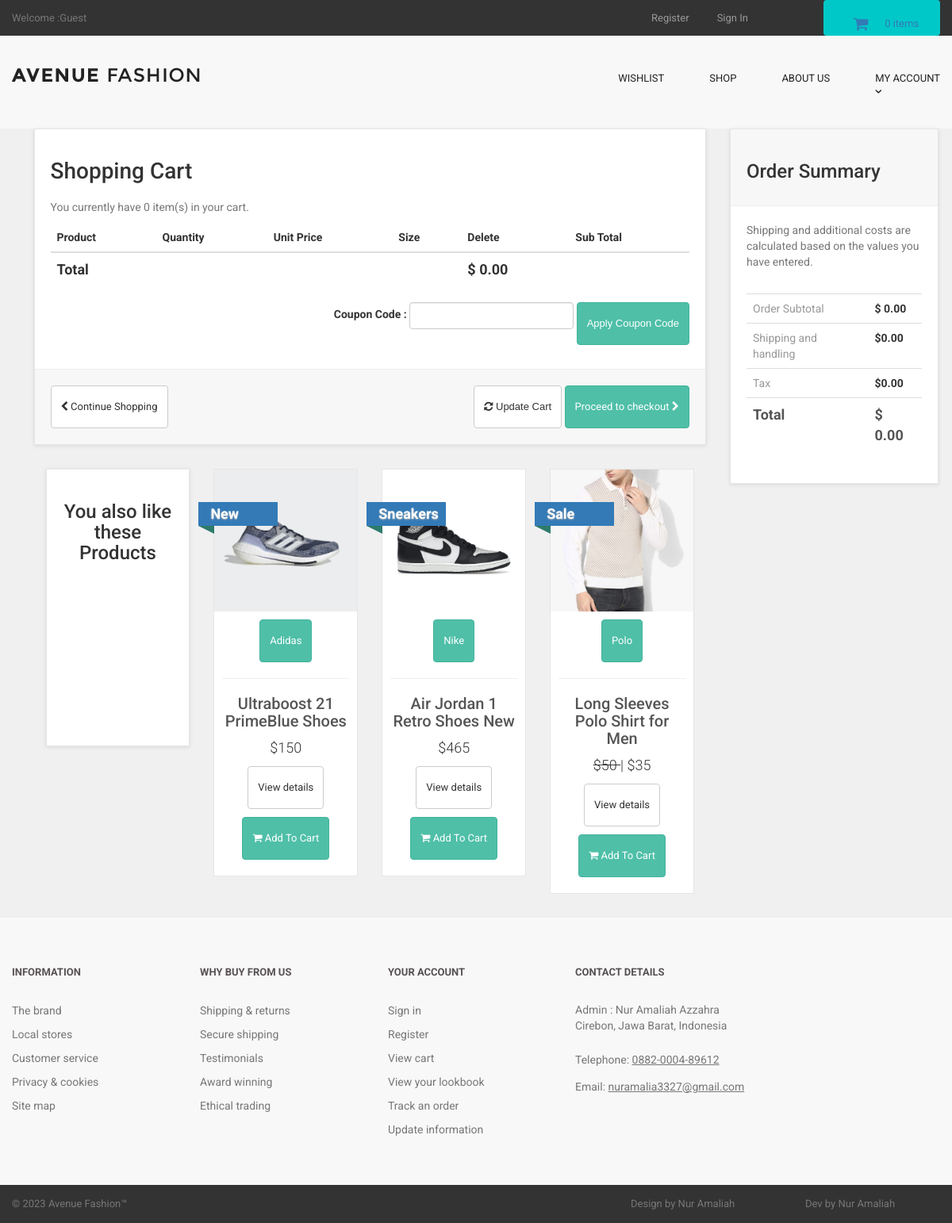
The page /cart_body.php on the database its author committed.
### tables this page shows
CREATE TABLE `products` (
  `product_id` int(10) NOT NULL,
  `p_cat_id` int(10) NOT NULL,
  `cat_id` int(10) NOT NULL,
  `manufacturer_id` int(10) NOT NULL,
  `date` timestamp NOT NULL DEFAULT current_timestamp() ON UPDATE current_timestamp(),
  `product_title` text NOT NULL,
  `product_url` text NOT NULL,
  `product_img1` text NOT NULL,
  `product_img2` text NOT NULL,
  `product_img3` text NOT NULL,
  `product_price` int(10) NOT NULL,
  `product_psp_price` int(100) NOT NULL,
  `product_desc` text NOT NULL,
  `product_features` text NOT NULL,
  `product_video` text NOT NULL,
  `product_keywords` text NOT NULL,
  `product_label` text NOT NULL,
  `status` varchar(255) NOT NULL
);

CREATE TABLE `manufacturers` (
  `manufacturer_id` int(10) NOT NULL,
  `manufacturer_title` text NOT NULL,
  `manufacturer_top` text NOT NULL,
  `manufacturer_image` text NOT NULL
);

### cart_body.php (the view, shortened to what this page needs)
<?php
include("includes/db.php");
include("includes/header.php");
include("functions/functions.php");
include("includes/main.php");
?>
<div id="content">
    <div class="container">
        <div class="col-md-9" id="cart">
            <div class="box">
                <form action="cart.php" method="post" enctype="multipart-form-data">
                    <h1> Shopping Cart </h1>
                    <?php
                    $ip_add = getRealUserIp();
                    $select_cart = "select * from cart where ip_add='$ip_add'";
                    $run_cart = mysqli_query($con, $select_cart);
                    $count = mysqli_num_rows($run_cart);
                    ?>
                    <p class="text-muted"> You currently have
                        <?php echo $count; ?> item(s) in your cart.
                    </p>
                    <div class="table-responsive">
                        <table class="table">
                            <thead>
                                <tr>
                                    <th colspan="2">Product</th>
                                    <th>Quantity</th>
                                    <th>Unit Price</th>
                                    <th>Size</th>
                                    <th colspan="1">Delete</th>
                                    <th colspan="2"> Sub Total </th>
                                </tr>
                            </thead>
                                <?php
                                $total = 0;
                                        ?>
                            <tfoot>
                                <tr>
                                    <th colspan="5"> Total </th>
                                    <th colspan="2"> $
                                        <?php echo $total; ?>.00
                                    </th>
                                </tr>
                            </tfoot>
                        </table>
                        <div class="form-inline pull-right">
                            <div class="form-group">
                                <label>Coupon Code : </label>
                                <input type="text" name="code" class="form-control">
                            </div>
                            <input class="btn btn-primary" type="submit" name="apply_coupon" value="Apply Coupon Code">
                        </div>
                    </div>
                    <div class="box-footer">
                        <div class="pull-left">
                            <a href="index.php" class="btn btn-default">
                                <i class="fa fa-chevron-left"></i> Continue Shopping
                            </a>
                        </div>
                        <div class="pull-right">
                            <button class="btn btn-default" type="submit" name="update" value="Update Cart">
                                <i class="fa fa-refresh"></i> Update Cart
                            </button>
                            <a href="checkout.php" class="btn btn-primary">
                                Proceed to checkout <i class="fa fa-chevron-right"></i>
                            </a>
                        </div>
                    </div>
                </form>
            </div>
            <div id="row same-height-row">
                <div class="col-md-3 col-sm-6">
                    <div class="box same-height headline">
                        <h3 class="text-center"> You also like these Products </h3>
                    </div>
                </div>
                <?php
                $get_products = "select * from products order by rand() LIMIT 0,3";
                $run_products = mysqli_query($con, $get_products);
                while ($row_products = mysqli_fetch_array($run_products)) {
                    $pro_title = $row_products['product_title'];
                    $pro_price = $row_products['product_price'];
                    $pro_img1 = $row_products['product_img1'];
                    $pro_label = $row_products['product_label'];
                    $manufacturer_id = $row_products['manufacturer_id'];
                    $get_manufacturer = "select * from manufacturers where manufacturer_id='$manufacturer_id'";
                    $run_manufacturer = mysqli_query($db, $get_manufacturer);
                    $row_manufacturer = mysqli_fetch_array($run_manufacturer);
                    $manufacturer_name = $row_manufacturer['manufacturer_title'];
                    $pro_psp_price = $row_products['product_psp_price'];
                    $pro_url = $row_products['product_url'];
                    if ($pro_label == "Sale" or $pro_label == "Gift") {
                        $product_price = "<del> $$pro_price </del>";
                        $product_psp_price = "| $$pro_psp_price";
                    } else {
                        $product_psp_price = "";
                        $product_price = "$$pro_price";
                    }
                    if ($pro_label == "") {
                    } else {
                        $product_label = "
<a class='label sale' href='#' style='color:black;'>
<div class='thelabel'>$pro_label</div>
<div class='label-background'> </div>
</a>
";
                    }
                    echo "
<div class='col-md-3 col-sm-6 center-responsive' >
<div class='product' >
<a href='$pro_url' >
<img src='admin_area/product_images/$pro_img1' class='img-responsive' >
</a>
<div class='text' >
<center>
<p class='btn btn-primary'> $manufacturer_name </p>
</center>
<hr>
<h3><a href='$pro_url' >$pro_title</a></h3>
<p class='price' > $product_price $product_psp_price </p>
<p class='buttons' >
<a href='$pro_url' class='btn btn-default' >View details</a>
<a href='$pro_url' class='btn btn-primary'>
<i class='fa fa-shopping-cart'></i> Add To Cart
</a>
</p>
</div>
$product_label
</div>
</div>
";
                }
                ?>
            </div>
        </div>
        <div class="col-md-3">
            <div class="box" id="order-summary">
                <div class="box-header">
                    <h3>Order Summary</h3>
                </div>
                <p class="text-muted">
                    Shipping and additional costs are calculated based on the values you have entered.
                </p>
                <div class="table-responsive">
                    <table class="table">
                        <tbody>
                            <tr>
                                <td> Order Subtotal </td>
                                <th> $
                                    <?php echo $total; ?>.00
                                </th>
                            </tr>
                            <tr>
                                <td> Shipping and handling </td>
                                <th>$0.00</th>
                            </tr>
                            <tr>
                                <td>Tax</td>
                                <th>$0.00</th>
                            </tr>
                            <tr class="total">
                                <td>Total</td>
                                <th>$
                                    <?php echo $total; ?>.00
                                </th>
                            </tr>
                        </tbody>
                    </table>
                </div>
            </div>
        </div>
    </div>
</div>
<?php
include("includes/footer.php");
?>
</body>

### styles/backend.css (style rules this page uses)
html { font-family: "Roboto", Helvetica, Arial, sans-serif; line-height: 1.15; -ms-text-size-adjust: 100%; -webkit-text-size-adjust: 100% }
body { margin: 0 }
h1 { font-size: 2em; margin: .67em 0 }
hr { box-sizing: content-box; height: 0; overflow: visible }
a { background-color: transparent; -webkit-text-decoration-skip: objects }
img { border-style: none }
button, input, optgroup, select, textarea { font-family: sans-serif; font-size: 100%; line-height: 1.15; margin: 0 }
button, input { overflow: visible }
button, select { text-transform: none }
[type=reset], [type=submit], button, html [type=button] { -webkit-appearance: button }
html { box-sizing: border-box }
body { min-width: 1190px; font-family: Montserrat, sans-serif; font-weight: 400; background-color: white; }
.container { width: 1170px; margin: 0 auto }
img { max-width: 100%; height: auto }
.btn { display: inline-block; vertical-align: top; font-size: 13px; line-height: 40px; text-decoration: none; -webkit-transition: .3s; transition: .3s }

### styles/style.css (style rules this page uses)
body { font-family: "Roboto", Helvetica, Arial, sans-serif; font-size: 14px; line-height: 1.42857143; color: #333333; background-color: #f0f0f0; overflow-x: hidden; }
.btn-primary { color:rgb(255, 255, 255); background-color:rgb(79, 191, 168); border-color:rgb(65, 179, 156); }
.box { background: #fff; margin: 0 0 30px; border: solid 1px #e6e6e6; box-sizing: border-box; padding:20px; box-shadow: 0 1px 5px rgba(0, 0, 0, 0.1); }
#content { padding-left:25px; }
#content .product { background:#fff; border: solid 1px #e6e6e6; box-sizing: border-box; margin-bottom: 30px; }
#content .product .text p.price { font-size:18px; text-align:center; font-weight:300; }
#content .product .text .buttons { clear:both; text-align:center; }
#content .product .text h3 { text-align:center; font-size:20px; }
#content .product .text h3 a { color:rgb(85, 85, 85); }
#content .product .text { padding:10px 10px 0px; }
#content .product .text .buttons .btn { margin-bottom:10px; }
#content .headline { height: 350px; }
#content #cart .table tfoot { font-size:18px; }
.box .box-footer { background: #f7f7f7; margin: 30px -20px -20px; padding:20px; border-top: solid 1px #eeeeee; }
.box .box-footer:before, .box .box-footer:after { content:" "; display: table; }
.box .box-footer:after { clear:both; }
.box .box-header { background:#f7f7f7; margin:-20px -20px 20px; padding:20px; border-bottom: solid 1px #eeeeee; }
#content #order-summary table { margin-top: 20px; }
#content #order-summary table td { color: #999999; }
#content #order-summary table tr.total td, #content #order-summary table tr.total th { font-size: 18px; color:#555555; font-weight: 700; }
.label { text-decoration : none; position: absolute; top: 50px; padding-left:51px; z-index: 20; }
.label .thelabel { position: relative; width: 100px; padding: 6px 50px 6px 15px; margin: 40px 50px 10px -71px; color: #fff; font-size:18px; font-weight:bold; background-color: #337ab7; text-shadow: 0px 1px 2px #bbb ; }
.label .thelabel:before, .label .thelabel:after { content: ''; position: absolute; width:0; height:0; }
.label .thelabel:after { left: 0px; top: 100%; border-width : 5px 10px; border-style: solid; border-color: #2d7b6b #2d7b6b transparent transparent; }
.label.sale { top: 0; }

### rows shown on the page
products: product_img1 (picture), manufacturer.manufacturer_title "Adidas", product_title "Ultraboost 21 PrimeBlue Shoes", product_price "$150", product_label "New"
products: product_img1 (picture), manufacturer.manufacturer_title "Nike", product_title "Air Jordan 1 Retro Shoes New", product_price "$465", product_label "Sneakers"
products: product_img1 (picture), manufacturer.manufacturer_title "Polo", product_title "Long Sleeves Polo Shirt for Men", product_price "50", product_psp_price "| $35", product_label "Sale"

### other values the page prints
$count_items "0"
$count "0"
$total "0"
